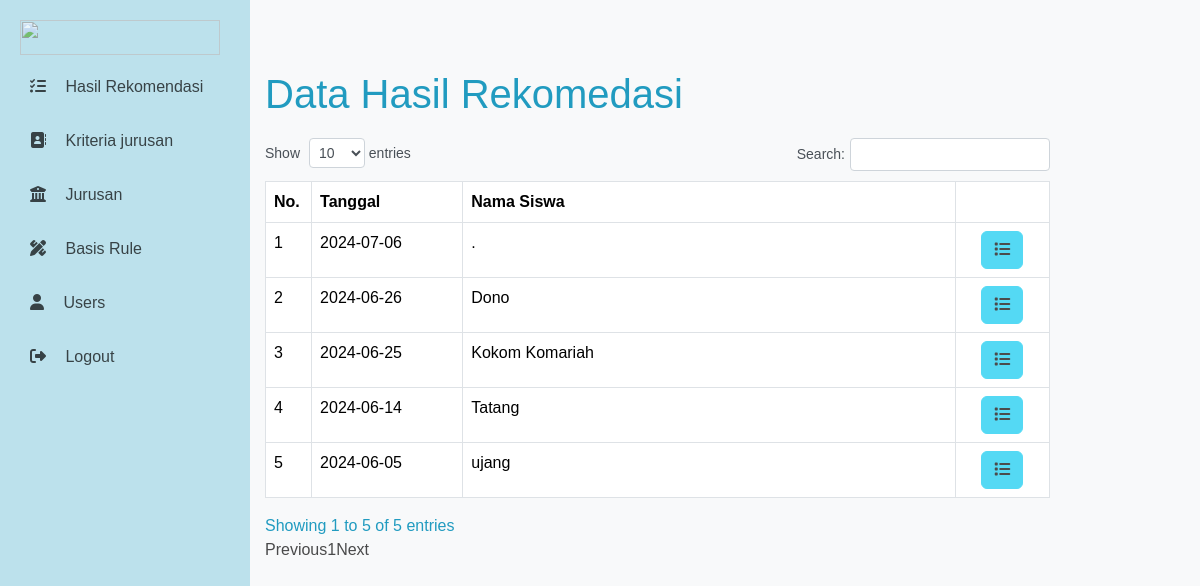
/dashboard.php?page=data-hasil (signed in), run on the app's committed database.
### tables this page shows
CREATE TABLE `tes` (
  `id_tes` int(11) NOT NULL,
  `tanggal` date NOT NULL,
  `nama` varchar(50) NOT NULL
);

### view-datahasil.php (the view, shortened to what this page needs)
<body>
        <div class="text-primer">
            <h2 class="display-6">Data Hasil Rekomedasi</h2>
        </div>
            <table class="table table-bordered" id="myTable">
                <thead>
                <tr>
                    <th width="30px">No.</th>
                    <th width="150px">Tanggal</th>
                    <th width="450px">Nama Siswa</th>
                    <th width="100px"></th>
                </tr>
                </thead>
            <tbody>
        <?php
            $no=1;
            $sql = "SELECT * FROM tes ORDER BY tanggal DESC";
            $result = $conn->query($sql);
            while($row = $result->fetch_assoc()) {
        ?>
            <tr>
                <td><?php echo $no++; ?></td>
                <td><?php echo $row['tanggal']; ?></td>
                <td><?php echo $row['nama']; ?></td>
                <td align="center">
                    <a class="btn btn-info" href="?page=data-hasil&action=detail&id_tes=<?php echo $row['id_tes']; ?>">
                        <i class="fas fa-list"></i>
                    </a>
                </td>
            </tr>
        <?php
            }
        ?>
        </tbody>
    </table>
</body>

### dashboard.css (style rules this page uses)
body { margin: 0; font-family: Arial, sans-serif; background-color: #f8f9fa; color: #219BC0; display: flex; height: 100vh; }
a { color: #000000; opacity: 70%; text-decoration: none; }

### data on the page
tes: tanggal "2024-07-06", nama "."
tes: tanggal "2024-06-26", nama "Dono"
tes: tanggal "2024-06-25", nama "Kokom Komariah"
tes: tanggal "2024-06-14", nama "Tatang"
tes: tanggal "2024-06-05", nama "ujang"
